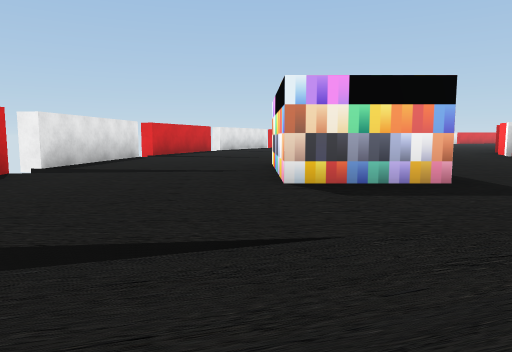
[1] (above)

18 first-person views from a walk through a 3-D level made in the Unity game engine. The camera is 0.41 m above the floor, tilts 6° down and sees 70° across. The floor is counted in squares, 1 m on a side. Each view is taken from the middle of a square. On the plan, view 1 faces up. The plan holds only what a view shows up to about 9 squares ahead; the rest is blank. The place goes on beyond the plan.

[2]
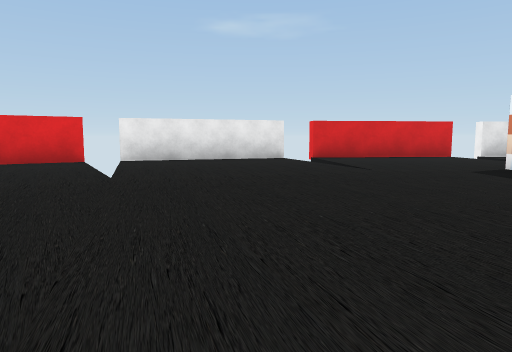

[3]
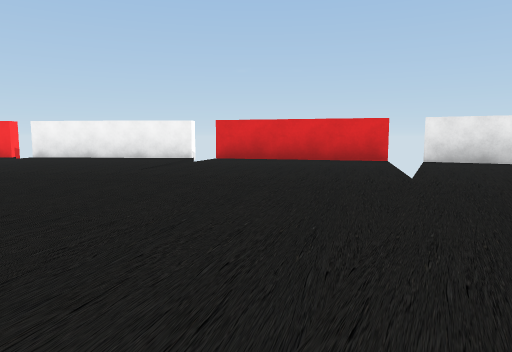

[4]
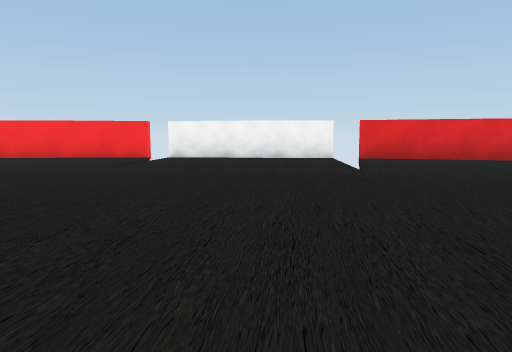

[5]
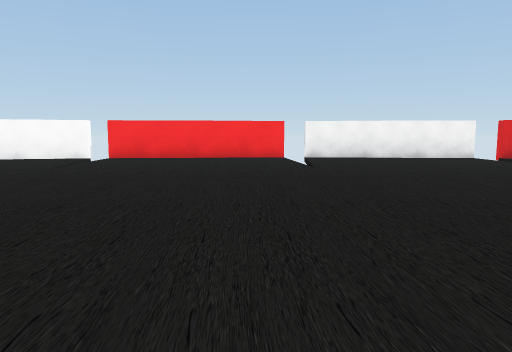

[6]
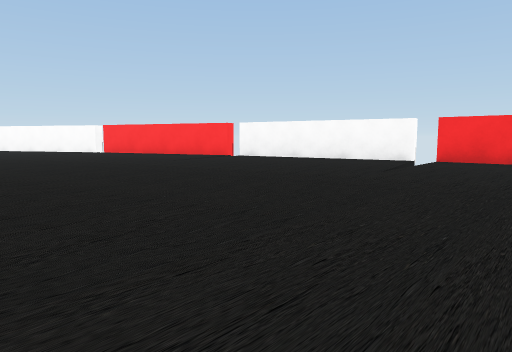

[7]
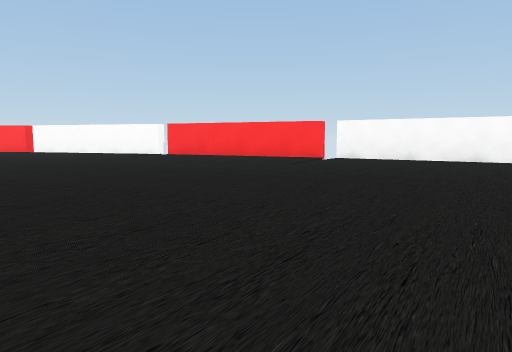

[8]
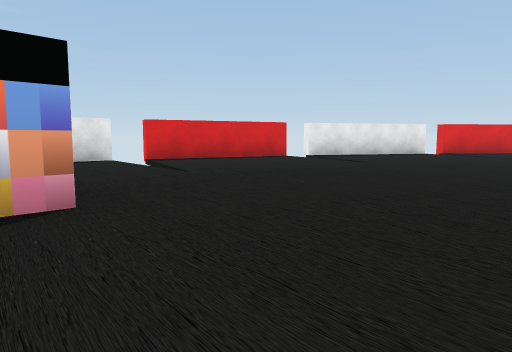

[9]
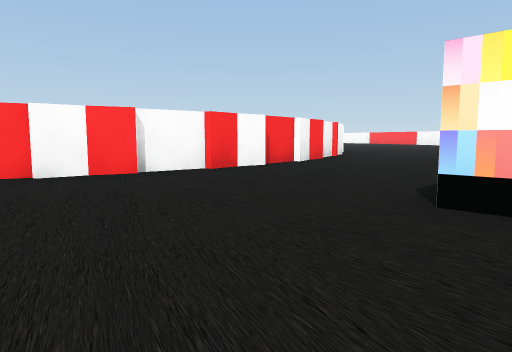

[10]
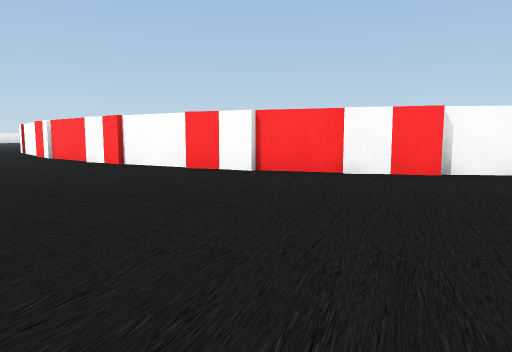

[11]
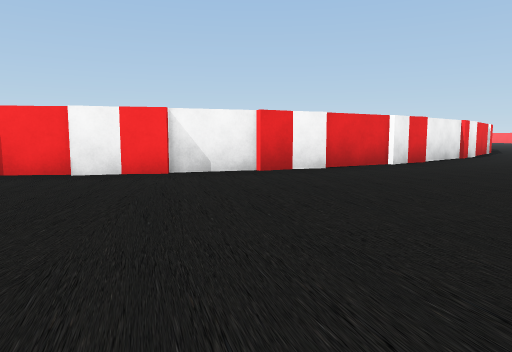

[12]
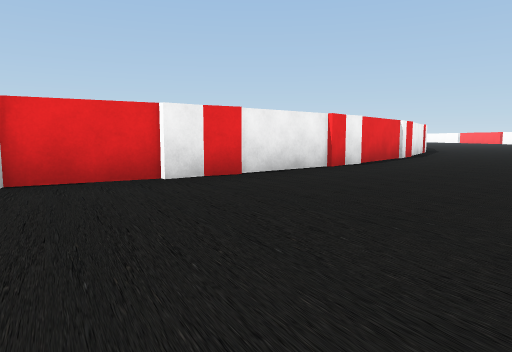

[13]
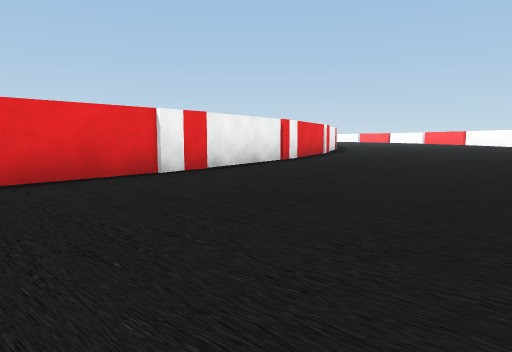

[14]
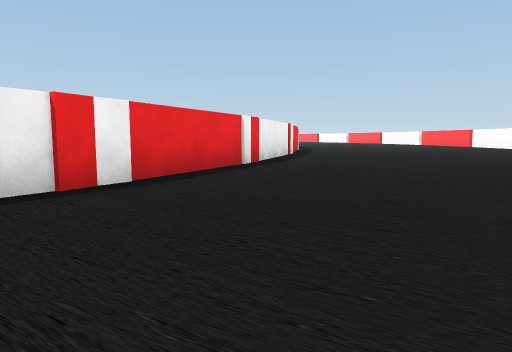

[15]
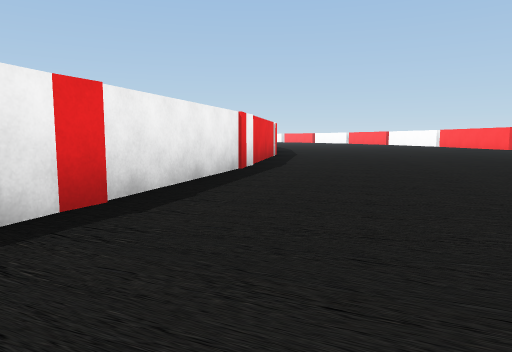

[16]
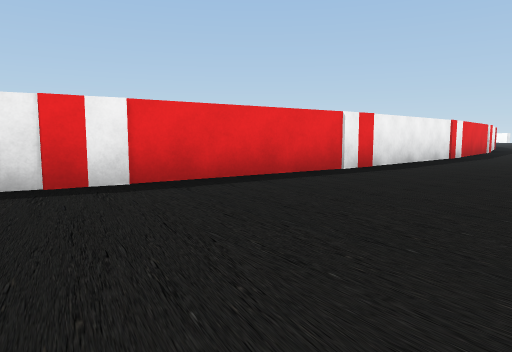

[17]
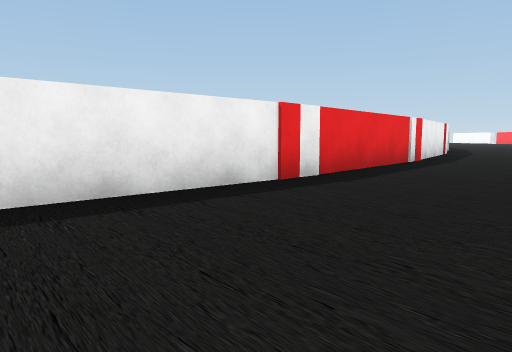

[18]
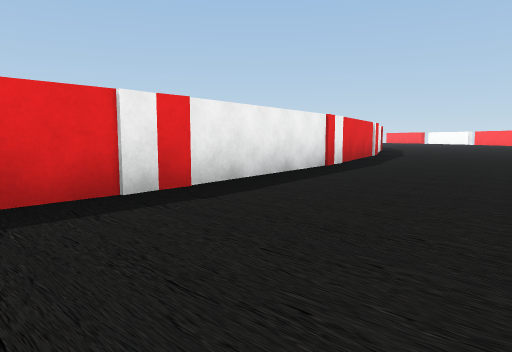

### Floor plan
Points are (right, up) in squares from view 1. A wall is a line through its corners. A room is listed if a view was taken in it or the views show most of it. See-through windows are left out.
Room 1 (views 1, 2, 3, 4, 5, 6, 7, 8, 9, 10, 11, 12, 13, 14, 15, 16, 17, 18)
walls: (13.4, -6.9) (10.2, -4.9); (10.9, -5.4) (8.2, -3.1); (16.4, -8.1) (12.7, -6.5); (8.8, -3.7) (6.5, -1); (19.5, -9) (15.6, -7.8); (9.6, -13.5) (13.1, -15.1); (7.2, -1.9) (5.5, 1); (6.2, -11.5) (9.4, -13.4); (5.9, 0) (4.9, 3.1); (3.2, -8.9) (6, -11.3); (23, -9.5) (18.8, -8.8); (5.1, 2) (4.8, 5.1); (0.7, -6) (2.9, -8.7); (26.4, -9.7) (22.1, -9.4); (4.8, 4) (5.2, 7.1); (-1.2, -2.8) (0.4, -5.7); (4.9, 6) (5.9, 9); (5.5, 8) (7.2, 10.9); (29.9, -9.4) (25.6, -9.7); (-2.4, 0.6) (-1.4, -2.4); (6.6, 10.1) (7.8, 11.5); (-2.8, 4.2) (-2.5, 1.1); (33.2, -8.8) (29.1, -9.5); (-2.5, 7.9) (-2.8, 4.8); (-1.4, 11.4) (-2.4, 8.4); (36.4, -7.8) (32.5, -9)
ways out: gap at (-3, 5); gap at (-2, 1); gap at (-2, 8)
objects: other object (0, 4) to (1, 5)

Positions as (right, up) in squares from view 1, and headings:
1: (0, 0), facing up
2: (5, 0), facing left
3: (5, 0), facing down-left
4: (7, -2), facing down-left
5: (9, -4), facing down-left
6: (9, -5), facing down
7: (11, -6), facing down
8: (4, 5), facing up-left
9: (1, 8), facing down-right
10: (1, 8), facing right
11: (1, 1), facing right
12: (3, -2), facing right
13: (6, -6), facing right
14: (10, -8), facing right
15: (14, -9), facing right
16: (18, -12), facing up-right
17: (23, -12), facing up-right
18: (28, -12), facing up-right
